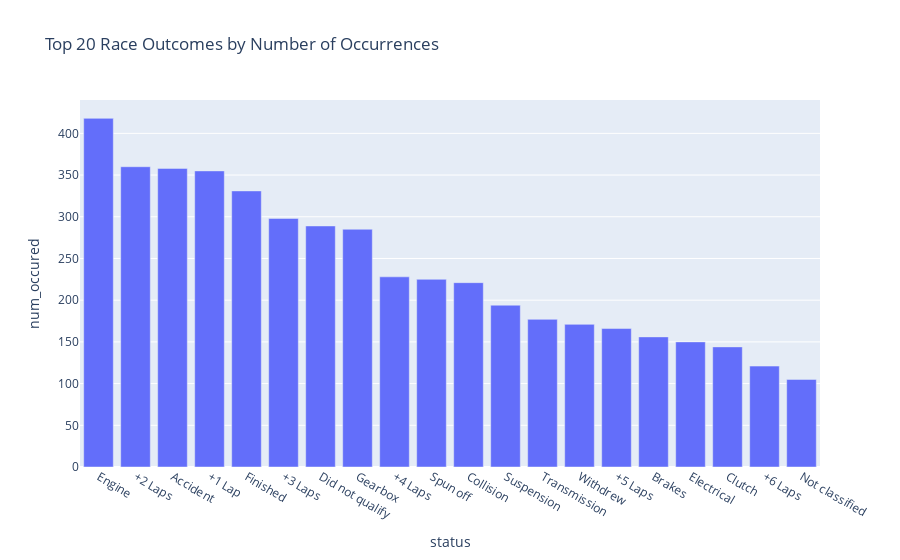

Notebook code cell kept with this figure:
### Markdown cell above
## Occurence of Various Status

### Code cell
race_outcomes = merged_data.groupby('status')['driverId'].nunique().reset_index(name='num_occured').sort_values('num_occured', ascending=False)
top_20_outcomes = race_outcomes.head(20)
px.bar(top_20_outcomes, x='status', y='num_occured', title='Top 20 Race Outcomes by Number of Occurrences')

### Figure 1 — Plotly figure (JSON) as saved in the notebook; plotly's stock layout.template omitted (floating-point values rounded to 4 significant figures)
{"data": [{"hovertemplate": "status=%{x}<br>num_occured=%{y}<extra></extra>", "legendgroup": "", "marker": {"color": "#636efa", "pattern": {"shape": ""}}, "name": "", "orientation": "v", "showlegend": false, "textposition": "auto", "type": "bar", "x": ["Engine", "+2 Laps", "Accident", "+1 Lap", "Finished", "+3 Laps", "Did not qualify", "Gearbox", "+4 Laps", "Spun off", "Collision", "Suspension", "Transmission", "Withdrew", "+5 Laps", "Brakes", "Electrical", "Clutch", "+6 Laps", "Not classified"], "xaxis": "x", "y": [418, 360, 358, 355, 331, 298, 289, 285, 228, 225, 221, 194, 177, 171, 166, 156, 150, 144, 121, 105], "yaxis": "y"}], "layout": {"barmode": "relative", "legend": {"tracegroupgap": 0}, "title": {"text": "Top 20 Race Outcomes by Number of Occurrences"}, "xaxis": {"anchor": "y", "domain": [0, 1], "title": {"text": "status"}}, "yaxis": {"anchor": "x", "domain": [0, 1], "title": {"text": "num_occured"}}}}
